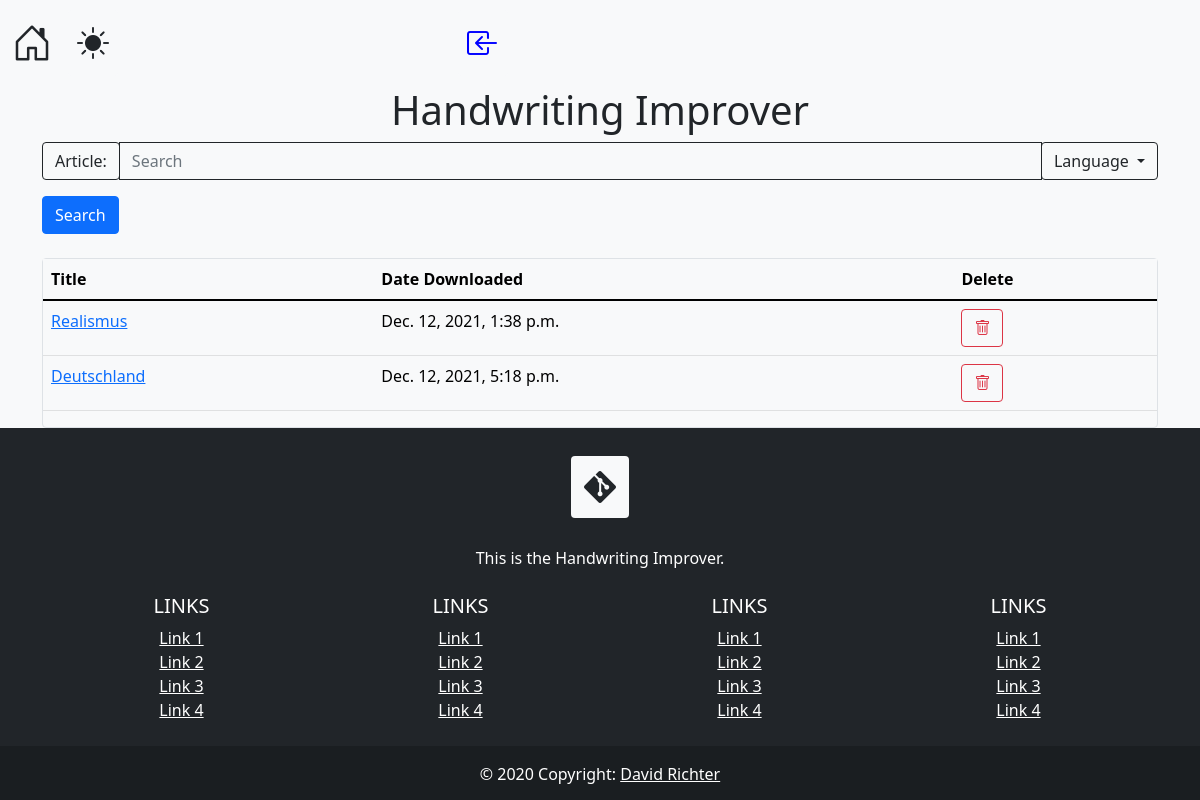
/handwriting/, run on an earlier commit of the app's database.
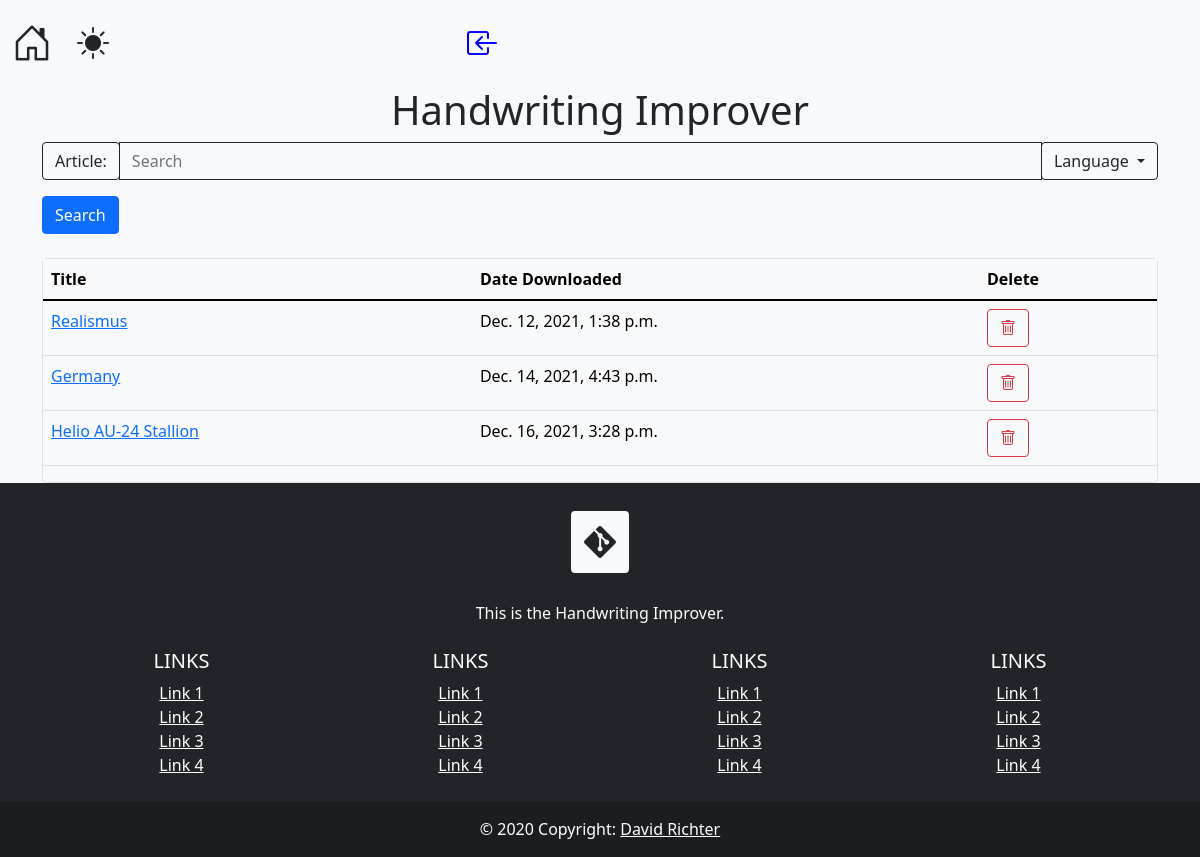
And on a later commit of the database.
### wikipedia_converter/models.py (models this page shows, shortened)
class FullArticle(models.Model):
    formatted_page = models.ForeignKey(Article, on_delete=models.CASCADE, related_name="formatted_page")
    original_page = models.ForeignKey(Article, on_delete=models.CASCADE)
    date_pulled = models.DateTimeField('date pulled from wikipedia')
    def __str__(self):
        return self.formatted_page.title

class Article(models.Model):
    content = models.CharField(max_length=9999999999)
    link = models.CharField(max_length=500)
    title = models.CharField(max_length=500)

### wikipedia_converter/views.py (the view)
# urls.py: path('', views.IndexView.as_view(), name='index'),
def index(request):
    template = loader.get_template('wikipedia_converter/index.html')
    articles = list(FullArticle.objects.all())
    context = {
        'articles': articles,
    }
    return HttpResponse(template.render(context, request))

### wikipedia_converter/templates/wikipedia_converter/index.html (shortened to what this page needs)
<!DOCTYPE html>
<html lang="en">
<head>
    {% load static %}
    {% include 'wikipedia_converter/navbar.html' %}
</head>
<body class="bg-dark text-light">
<div class="container">
<h1 class="text-center">Handwriting Improver</h1>
</div>
<div class="container ">
    <form method="POST" id="mainForm" class="bg-dark text-light" action="{% url 'wikipedia_converter:getArticles' %}">
        <div class="input-group mb-3">
            <div class="input-group-prepend">
                <span class="input-group-text bg-dark text-light btn-outline-light" id="basic-addon3">
                    Article:
                </span>
            </div>
            <input type="text" id="mainInput" class="bg-dark text-light btn-outline-light form-control" name="search" placeholder="Search">
            <div class="input-group-append">
                <div class="dropdown">
                    <button class="btn btn-outline-light dropdown-toggle" type="button" data-bs-toggle="dropdown" data-toggle="dropdown" aria-haspopup="true" aria-expanded="false">
                        Language
                    </button>
                </div>
            </div>
        </div>
        <input type="submit" value="Search" class="btn btn-primary">
    </form>
    <br>
    <div class="border rounded">
        <table class="table table-dark">
            <thead>
                <tr>
                    <th scope="col">Title</th>
                    <th scope="col">Date Downloaded</th>
                    <th scope="col">Delete</th>
                </tr>
            </thead>
            <tbody>
        {% for article in articles %}
                <tr>
                    <td>
                        <a href="{% url 'wikipedia_converter:getArticleFromDb' article.id %}">
                            {{ article }}
                        </a>
                    </td>
                    <td>
                        {{ article.date_pulled }}
                    </td>
                    <td>
                        <a href="{% url 'wikipedia_converter:deleteArticleFromDb' article.id %}"
                           class="btn btn-outline-danger">
                            <i class="bi-trash"></i>
                        </a>
                    </td>
                </tr>
        {% endfor %}
        </tbody>
        </table>
    </div>
</div>
{% include 'wikipedia_converter/footer.html' %}
</body>
</html>

### wikipedia_converter/templates/wikipedia_converter/navbar.html (shortened to what this page needs)
<!DOCTYPE html>
<html lang="en">
<head>
    {% load static %}
    <link rel="stylesheet"
          href="https://cdn.jsdelivr.net/npm/bootstrap@5.1.1/dist/css/bootstrap.min.css"
>
    <link rel="stylesheet"
          href="https://cdn.jsdelivr.net/npm/bootstrap-icons@1.7.1/font/bootstrap-icons.css">
    <link rel="stylesheet" type="text/css" href="{% static 'wikipedia_converter/css/navbar.css' %}">
</head>
<body>
<div class="container-fluid bg-dark text-light">
    <nav class="navbar navbar-expand-lg navbar-light" id="navbar">
        <a class="navbar-brand bg-dark text-light" href="{% url 'wikipedia_converter:Index' %}">
            <i class="bi bi-house-door"></i>
        </a>
        <ul class="navbar-nav">
            <li class="nav-item">
                <button type="button" class="btn bg-dark text-light nav-link" id="themeToggler">
                    <i class="bi bi-brightness-high-fill"></i>
                </button>
            </li>
        </ul>
        <ul class="navbar-nav mr-sm-2 navbar-right">
            {% if request.user.is_authenticated %}
            <li class="nav-item my-2 my-sm-0">
                <a class="btn bg-dark text-light nav-link">
                    <i class="bi bi-box-arrow-in-right" id="logout"></i>
                </a>
            </li>
        {% else %}
            <li class="nav-item my-2 my-sm-0">
                <a class="btn bg-dark text-light nav-link">
                    <i class="bi bi-box-arrow-in-left" id="login"></i>
                </a>
            </li>
        {% endif %}
        </ul>
    </nav>
</div>
</body>
</html>

### wikipedia_converter/templates/wikipedia_converter/footer.html (shortened to what this page needs)
<!DOCTYPE html>
<html lang="en">
<head>
    {% load static %}
    <link rel="stylesheet" href="{% static 'wikipedia_converter/css/footer.css' %}">
</head>
<body>
<footer class="bg-dark text-center text-white">
  <div class="container p-4">
    <section class="mb-4">
      <a class="btn bg-dark text-light btn-floating m-1" href="https://gitlab.com/username882/django-learning" role="button">
          <i class="bi bi-git"></i>
      </a>
    </section>
    <section class="mb-4">
      <p>
        This is the Handwriting Improver.
      </p>
    </section>
    <section class="">
      <div class="row">
        <div class="col-lg-3 col-md-6 mb-4 mb-md-0">
          <h5 class="text-uppercase">Links</h5>
          <ul class="list-unstyled mb-0">
            <li>
              <a href="#!" class="text-white">Link 1</a>
            </li>
            <li>
              <a href="#!" class="text-white">Link 2</a>
            </li>
            <li>
              <a href="#!" class="text-white">Link 3</a>
            </li>
            <li>
              <a href="#!" class="text-white">Link 4</a>
            </li>
          </ul>
        </div>
        <div class="col-lg-3 col-md-6 mb-4 mb-md-0">
          <h5 class="text-uppercase">Links</h5>
          <ul class="list-unstyled mb-0">
            <li>
              <a href="#!" class="text-white">Link 1</a>
            </li>
            <li>
              <a href="#!" class="text-white">Link 2</a>
            </li>
            <li>
              <a href="#!" class="text-white">Link 3</a>
            </li>
            <li>
              <a href="#!" class="text-white">Link 4</a>
            </li>
          </ul>
        </div>
        <div class="col-lg-3 col-md-6 mb-4 mb-md-0">
          <h5 class="text-uppercase">Links</h5>
          <ul class="list-unstyled mb-0">
            <li>
              <a href="#!" class="text-white">Link 1</a>
            </li>
            <li>
              <a href="#!" class="text-white">Link 2</a>
            </li>
            <li>
              <a href="#!" class="text-white">Link 3</a>
            </li>
            <li>
              <a href="#!" class="text-white">Link 4</a>
            </li>
          </ul>
        </div>
        <div class="col-lg-3 col-md-6 mb-4 mb-md-0">
          <h5 class="text-uppercase">Links</h5>
          <ul class="list-unstyled mb-0">
            <li>
              <a href="#!" class="text-white">Link 1</a>
            </li>
            <li>
              <a href="#!" class="text-white">Link 2</a>
            </li>
            <li>
              <a href="#!" class="text-white">Link 3</a>
            </li>
            <li>
              <a href="#!" class="text-white">Link 4</a>
            </li>
          </ul>
        </div>
      </div>
    </section>
  </div>
  <div class="text-center p-3" style="background-color: rgba(0, 0, 0, 0.2);">
    © 2020 Copyright:
    <a class="text-white" href="">David Richter</a>
  </div>
</footer>
</body>
</html>

### wikipedia_converter/static/wikipedia_converter/css/navbar.css (style rules this page uses)
body { display: flex; flex-direction: column; min-height: 100vh; }
.bi { font-size: 200%; }
.navbar-right { margin-left: auto; }
#login { color: blue; }

### wikipedia_converter/static/wikipedia_converter/css/footer.css (style rules this page uses)
footer { margin-top: auto; }

What changed in the data, as far as the page shows it:
removed FullArticle: formatted_page.title "Deutschland", date_pulled "Dec. 12, 2021, 5:18 p.m."
added FullArticle: formatted_page.title "Germany", date_pulled "Dec. 14, 2021, 4:43 p.m."
added FullArticle: formatted_page.title "Helio AU-24 Stallion", date_pulled "Dec. 16, 2021, 3:28 p.m."
